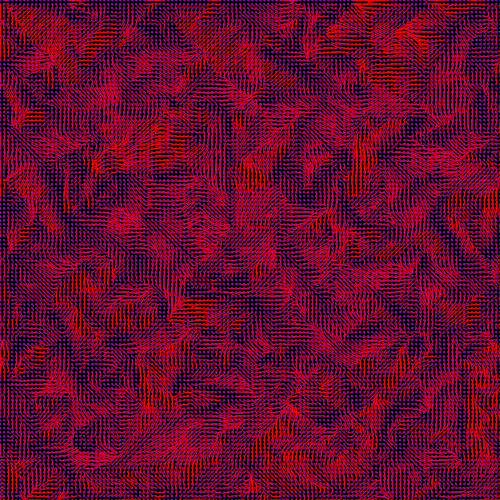
Frame 1 (no input)
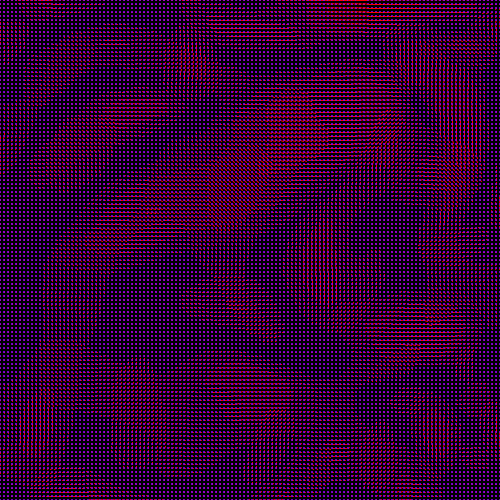
Frame 60 (the mouse pressed at the canvas centre just before this capture)
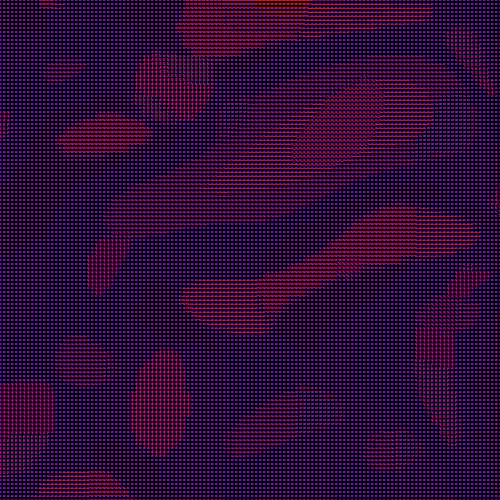
Frame 120 (the mouse held since frame 60 and released just before this capture)

The Processing sketch that drew these frames (run headless with seeded random() and noise(); from frame 60 on, the mouse is pressed at the canvas centre):

// Processing sketch: dye
// ── dye.pde
//Fluid Dynamics 2D

FluidBox fSim;

void setup(){
  size(500,500);
  noStroke(); 
  fill(255);
  fSim = new FluidBox(126, 10, .00001, 111.01);
}

void draw(){
  background(0);
  fSim.simulate();
}

class FluidBox{
 
  int       N;
  float     diffusion;
  float     dt;
  float     visc;
  float[][] u, v;
  float[][] u_prv, v_prv;
  float[][] dens, dens_prv;
 
  FluidBox(int dim, float diff, float time, float vs){
  N         = dim;   
  dt        = time;
  diffusion = diff;
  visc      = vs;
 
  u        = new float[N+2][N+2];
  v        = new float[N+2][N+2];
  u_prv    = new float[N+2][N+2];
  v_prv    = new float[N+2][N+2];
  dens     = new float[N+2][N+2];
  dens_prv = new float[N+2][N+2];
 
  init();
  }

//_____________________INITIALIZING FORCES_______________________________
  void init() {
   
    float xoff = 0;
    for (int i = 0; i < N; i++) {
      float yoff = 0;
      for (int j = 0; j < N; j++) {
        float theta = map(noise(xoff,yoff),0,1,0,TWO_PI*2);
        u[i][j] = cos(theta)*1500;
        v[i][j] = sin(theta)*1500;       
        u_prv[i][j] = cos(theta)*1500;
        v_prv[i][j] = sin(theta)*1500;
        dens[i][j] = 0;
        dens_prv[i][j] = 0;
      
        yoff += 0.1;
      }
      xoff += 0.1;
    }
  }
 
//_____________________SIMULATION_______________________________ 
  void simulate(){
    vel_step (N, u, v, u_prv, v_prv, 1, dt);
    dens_step(N, dens, dens_prv, u, v, diffusion, dt);
    fluid_draw();     
  } 

  void dens_step ( int N, float[][] x, float[][] x0, float[][] u, float[][] v, float diff, float dt){
  
    if(mousePressed && (mouseButton == LEFT)) {
      dens[(int) mouseX/4][(int) mouseY/4] = 100;
    }
   
    add_source(x, x0, dt);
    SWAP(x0, x);   
    diffuse(N, 0, x, x0, diff, dt);   
    SWAP(x0, x);  
    advect(N, 0, x, x0, u, v, dt);
   
  }
 
  void vel_step (int N, float[][] u, float[][] v, float[][] u0, float[][] v0, float visc, float dt){
   
    add_source(u, u0, dt);
    add_source(v, v0, dt);
    SWAP(u0, u);
    diffuse(N, 1, u, u0, visc, dt);
    SWAP(v0, v);
    diffuse(N, 2, v, v0, visc, dt);
    project(N, u, v, u0, v0);
    SWAP(u0, u); SWAP(v0, v);
    advect(N, 1, u, u0, u0, v0, dt);
    advect(N, 1, v, v0, u0, v0, dt);
    project(N, u, v, u0, v0);
  } 

  void diffuse (int N, int b, float[][] x, float[][] x0, float diff, float dt){
    int i,j,k;
    float a = dt*diff*N*N;
    for( k=0 ; k<5 ; k++) {  //why 5 iterations?
      for( i=1 ; i<=N ; i++) { 
        for( j=1 ; j<=N ; j++) { 
          x[i][j] = (x0[i][j] + a*(x[i-1][j] + x[i+1][j]+x[i][j-1]+x[i][j+1]))/(1+4*a);
        }
      }
      set_bnd( N, b, x ); 
    } 
  }
 
  void advect(int N, int b, float[][] d, float[][] d0, float[][] u, float[][] v, float dt){
    int i, j, i0, j0, i1, j1;
    float x, y, s0, t0, s1, t1, dt0;
   
    dt0 = dt*N;
    for( i=1 ; i<=N ; i++){
      for( j=1 ; j<=N ; j++){
        x = i-dt0*u[i][j]; y = j-dt0*v[i][j];
        if (x<0.5) x=0.5; if (x>N+0.5) x=N+ 0.5; i0=(int)x; i1=i0+1;
        if (y<0.5) y=0.5; if (y>N+0.5) y=N+ 0.5; j0=(int)y; j1=j0+1;
        s1 = x-i0; s0 = 1-s1; t1 = y-j0; t0 = 1-t1;
        d[i][j] = s0*(t0*d0[i0][j0]+t1*d0[i0][j1])+
        s1*(t0*d0[i1][j0]+t1*d0[i1][j1]);
      } 
    }
    set_bnd( N, b, d );
  }

  void set_bnd ( int N, int b, float[][] x){
    int i;
    //reversing forces at edges
    for( i=1 ; i <= N ; i++) {
      x[ 0 ][ i ] = b==1 ? -x[1][i] : x[1][i];
      x[N+1][ i ] = b==1 ? -x[N][i] : x[N][i];
      x[ i ][ 0 ] = b==2 ? -x[i][1] : x[i][1];
      x[ i ][N+1] = b==2 ? -x[i][N] : x[i][N];
    }
    //corners
    x[ 0 ][ 0 ] = 0.5*(x[ 1 ][ 0 ]+x[ 0 ][ 1 ]);
    x[ 0 ][N+1] = 0.5*(x[ 1 ][N+1]+x[ 0 ][ N ]);
    x[N+1][ 0 ] = 0.5*(x[ N ][ 0 ]+x[N+1][ 1 ]);
    x[N+1][N+1] = 0.5*(x[ N ][N+1]+x[N+1][ N ]);
  }

  void add_source(float[][] x, float[][] s, double dt) {
        int i, j;
        for (i = 0; i < N; i++){
          for (j = 0; j < N; j++){
            x[i][j] += dt * s[i][j];
          }
        }
  }
    
  void project (int N, float[][] u, float[][] v, float[][] p, float[][] dv){
    
    int i, j, k;
    float h;  h = 1.0/N;
   
    for ( i=1 ; i<=N ; i++ ) {
      for ( j=1 ; j<=N ; j++ ) {
        dv[i][j] = -0.5*h*(u[i+1][j]-u[i-1][j]+
        v[i][j+1]-v[i][j-1]);
        p[i][j] = 0;
      }
    }

    set_bnd ( N, 0, dv ); set_bnd ( N, 0, p );
    for ( k=0 ; k<20 ; k++ ) {
      for ( i=1 ; i<=N ; i++ ) {
        for ( j=1 ; j<=N ; j++ ) {
          p[i][ j ] = (dv[i][j]+p[i-1][j]+p[i+1][j]+
          p[i][j-1]+p[i][j+1])/4;
        }
      }
      set_bnd ( N, 0, p );
    }
      for ( i=1 ; i<=N ; i++ ) {
        for ( j=1 ; j<=N ; j++ ) {
          u[i][j] -= 0.5*(p[i+1][ j ]-p[i-1][ j ])/h;
          v[i][j] -= 0.5*(p[ i ][j+1]-p[ i ][j-1])/h;
        }
      }
      set_bnd ( N, 1, u ); set_bnd ( N, 2, v );
  }
 
  void SWAP(float[][] x0, float[][] x) {
        float[][] tmp = new float[N+2][N+2];
        arraycopy(x0, tmp);
        arraycopy(x, x0);
        arraycopy(tmp, x);
  }

  void fluid_draw(){
    int i, j;
   
    for( i=0 ; i<=N ; i++){
      for( j=0 ; j<=N ; j++){
        stroke(255,0,0);
        line(i*4, j*4, i*4+u[i][j]*.006, j*4-v[i][j]*.006);
        noStroke();
        fill(map(dens[i][j],0,.75,150,255),map(dens[i][j],0,.75,0,255), map(dens[i][j],0,.75,255,100));
        ellipse(i*4, j*4, constrain(dens[i][j]*3,2,10), constrain(dens[i][j]*3,2,10));
      }
    }
  }
}
